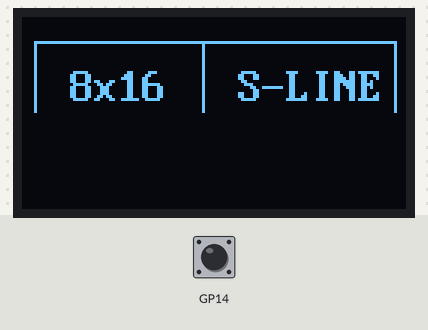
A program run on a simulated Raspberry Pi Pico running CircuitPython. Shown: 128×64 one-colour display. The test bench sets the inputs (shaded band); at power-on: GP14 HIGH. Files that are not in the repository are absent; library files of the repository ran but are not shown: ssd1306.py; what the program prints to the serial console is not drawn.

Above: at 1.3 s.
1.4 s: GP14 pulled LOW for 1 s
At 4.6 s:
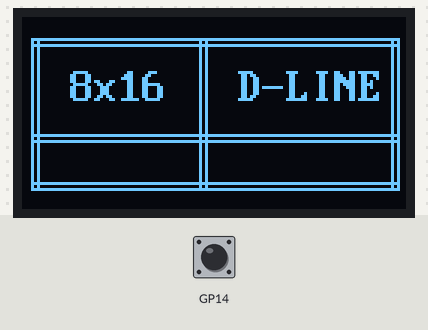
At 11.3 s:
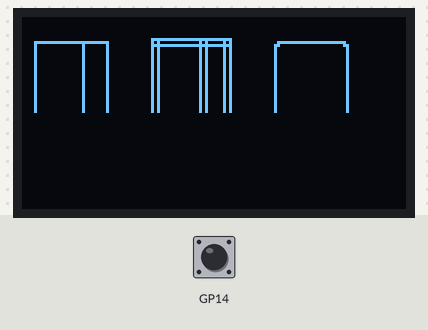
Timing chart, 0 to 12.1 s (numbered marks = the images above; inputs shaded):
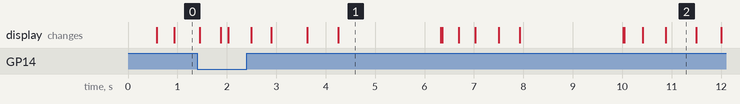

Measured:
- what the display in image 1 shows lasts 2.0 s, from 4.3 s to 6.3 s
- what the display in image 2 shows lasts 0.6 s, from 10.9 s to 11.5 s

The program:

sample-borders.py
```python
#!/usr/bin/env circuit-run
# ssd1306/sample-borders.py
#file: ssd1306.py
#file: font-4x5.bin
#file: font-8x16.bin
"""
Sample script demonstrating all Unicode box-drawing characters (single-line,
double-line, and rounded corners) with both 4x5 and 8x16 font sizes on the SSD1306.

Advances to the next test screen automatically every 2.0 seconds, or immediately
when a push button connected to GP14 (active-low with pull-up) is pressed.

Pins used:
- SCL: GP3
- SDA: GP2
- Button: GP14 (active-low, connect between GP14 and GND)
"""

import board
import busio
import digitalio
import time
from ssd1306 import SSD1306, Term, FONT_4X5, FONT_8X16

# Pin Definitions
PIN_I2C_SCL: board.Pin = board.GP3
PIN_I2C_SDA: board.Pin = board.GP2
PIN_BUTTON: board.Pin = board.GP14

# Screen transition delay
TIMEOUT_SECONDS: float = 2.0


class ButtonReader:
    """Reads a momentary push button with debounce detection."""

    def __init__(self, pin: board.Pin) -> None:
        self.io: digitalio.DigitalInOut = digitalio.DigitalInOut(pin)
        self.io.direction = digitalio.Direction.INPUT
        self.io.pull = digitalio.Pull.UP
        self._last_state: bool = self.io.value

    def is_triggered(self) -> bool:
        """Returns True once when the button is pressed (falling edge)."""
        current_state: bool = self.io.value
        pressed: bool = (not current_state) and self._last_state
        self._last_state = current_state
        return pressed


def wait_step(btn: ButtonReader, duration_s: float = TIMEOUT_SECONDS) -> None:
    """Waits for duration_s or until the push button is pressed."""
    start = time.monotonic()
    while (time.monotonic() - start) < duration_s:
        if btn.is_triggered():
            # Wait a brief moment for debounce
            time.sleep(0.05)
            break
        time.sleep(0.01)


def test_single_line_8x16(term: Term) -> None:
    """Tests all single-line border characters with the 8x16 font."""
    term.set_font(FONT_8X16)
    term.clear()
    term.println("┌──────┬───────┐")
    term.println("│ 8x16 │ S-LINE│")
    term.println("├──────┼───────┤")
    term.print(  "└──────┴───────┘")


def test_double_line_8x16(term: Term) -> None:
    """Tests all double-line border characters with the 8x16 font."""
    term.set_font(FONT_8X16)
    term.clear()
    term.println("╔══════╦═══════╗")
    term.println("║ 8x16 ║ D-LINE║")
    term.println("╠══════╬═══════╣")
    term.print(  "╚══════╩═══════╝")


def test_rounded_corners_8x16(term: Term) -> None:
    """Tests rounded-corner border characters with the 8x16 font."""
    term.set_font(FONT_8X16)
    term.clear()
    term.println("╭──────────────╮")
    term.println("│ ROUNDED 8x16 │")
    term.println("│ ╭──────────╮ │")
    term.print(  "╰─┴──────────┴─╯")


def test_all_glyphs_table_8x16(term: Term) -> None:
    """Displays a grid of all available border glyphs in 8x16 font."""
    term.set_font(FONT_8X16)
    term.clear()
    term.println("┌─┬┐ ╔═╦╗ ╭──╮")
    term.println("│ ││ ║ ║║ │  │")
    term.println("├─┼┤ ╠═╬╣ ╰──╯")
    term.print(  "└─┴┘ ╚═╩╝ ─│═║")


def test_single_line_4x5(term: Term) -> None:
    """Tests complex single-line border grid with the 4x5 font."""
    term.set_font(FONT_4X5)
    term.clear()
    term.println("┌───────────────────────┐")
    term.println("│ SINGLE BORDER 4x5     │")
    term.println("├───────────┬───────────┤")
    term.println("│ LEFT COL  │ RIGHT COL │")
    term.println("├───────────┼───────────┤")
    term.println("│ ROW 1     │ VALUE A   │")
    term.println("│ ROW 2     │ VALUE B   │")
    term.print(  "└───────────┴───────────┘")


def test_double_line_4x5(term: Term) -> None:
    """Tests complex double-line border grid with the 4x5 font."""
    term.set_font(FONT_4X5)
    term.clear()
    term.println("╔═══════════════════════╗")
    term.println("║ DOUBLE BORDER 4x5     ║")
    term.println("╠═══════════╦═══════════╣")
    term.println("║ CHANNEL 1 ║ CHANNEL 2 ║")
    term.println("╠═══════════╬═══════════╣")
    term.println("║ DATA X    ║ DATA Y    ║")
    term.println("║ 12.34     ║ 56.78     ║")
    term.print(  "╚═══════════╩═══════════╝")


def test_rounded_corners_4x5(term: Term) -> None:
    """Tests rounded-corner dialog box layout with the 4x5 font."""
    term.set_font(FONT_4X5)
    term.clear()
    term.println("╭───────────────────────╮")
    term.println("│  SYSTEM DIALOG BOX    │")
    term.println("├───────────────────────┤")
    term.println("│ PROCEED WITH ACTION?  │")
    term.println("│                       │")
    term.println("│ ╭────────╮ ╭────────╮ │")
    term.println("│ │   OK   │ │ CANCEL │ │")
    term.print(  "╰─┴────────┴─┴────────┴─╯")


def test_all_glyphs_matrix_4x5(term: Term) -> None:
    """Displays a complete matrix of all border characters in 4x5 font."""
    term.set_font(FONT_4X5)
    term.clear()
    term.println("SINGLE: ┌─┬─┐ ├─┼─┤ └─┴─┘")
    term.println("        │ │ │ │ │ │ │ │ │")
    term.println("DOUBLE: ╔═╦═╗ ╠═╬═╣ ╚═╩═╝")
    term.println("        ║ ║ ║ ║ ║ ║ ║ ║ ║")
    term.println("ROUND:  ╭───╮ ╰───╯ ╭─┬─╮")
    term.println("TEES:   ┬ ┴ ├ ┤ ╦ ╩ ╠ ╣ ┼")
    term.println("MIX:    ┌═╦═┐ ╔─┬─╗ │ ║ ─")
    term.print(  "DONE:   PRESS GP14 / AUTO")


def run_demo() -> None:
    """Main loop cycling through all border tests."""
    print("Initializing SSD1306 on SCL=GP3, SDA=GP2, Button=GP14...")

    # Initialize I2C bus
    i2c = busio.I2C(PIN_I2C_SCL, PIN_I2C_SDA)

    # Acquire I2C lock
    while not i2c.try_lock():
        time.sleep(0.1)

    # Initialize push button
    btn = ButtonReader(PIN_BUTTON)

    try:
        # Initialize SSD1306 display and terminal
        oled = SSD1306(i2c, addr=0x3C, width=128, height=64)
        term = Term(oled)

        tests = [
            ("8x16 Single-Line", test_single_line_8x16),
            ("8x16 Double-Line", test_double_line_8x16),
            ("8x16 Rounded Corners", test_rounded_corners_8x16),
            ("8x16 Glyphs Table", test_all_glyphs_table_8x16),
            ("4x5 Single-Line", test_single_line_4x5),
            ("4x5 Double-Line", test_double_line_4x5),
            ("4x5 Rounded Corners", test_rounded_corners_4x5),
            ("4x5 Glyphs Matrix", test_all_glyphs_matrix_4x5),
        ]

        while True:
            for name, test_fn in tests:
                print(f"Running: {name}...")
                test_fn(term)
                wait_step(btn, duration_s=TIMEOUT_SECONDS)

    finally:
        i2c.unlock()


if __name__ == "__main__":
    run_demo()
```
